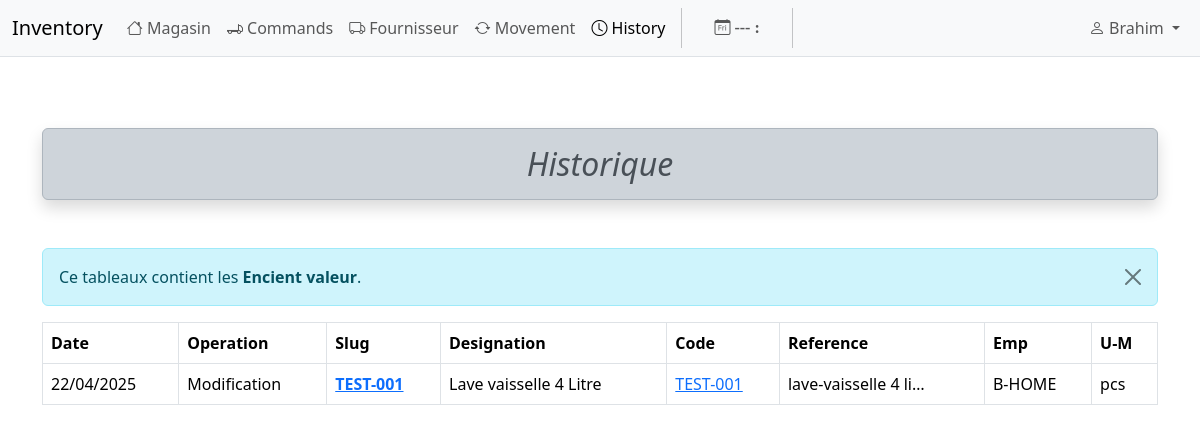
The app's page /magasin/history/3178/ (signed in), older data.
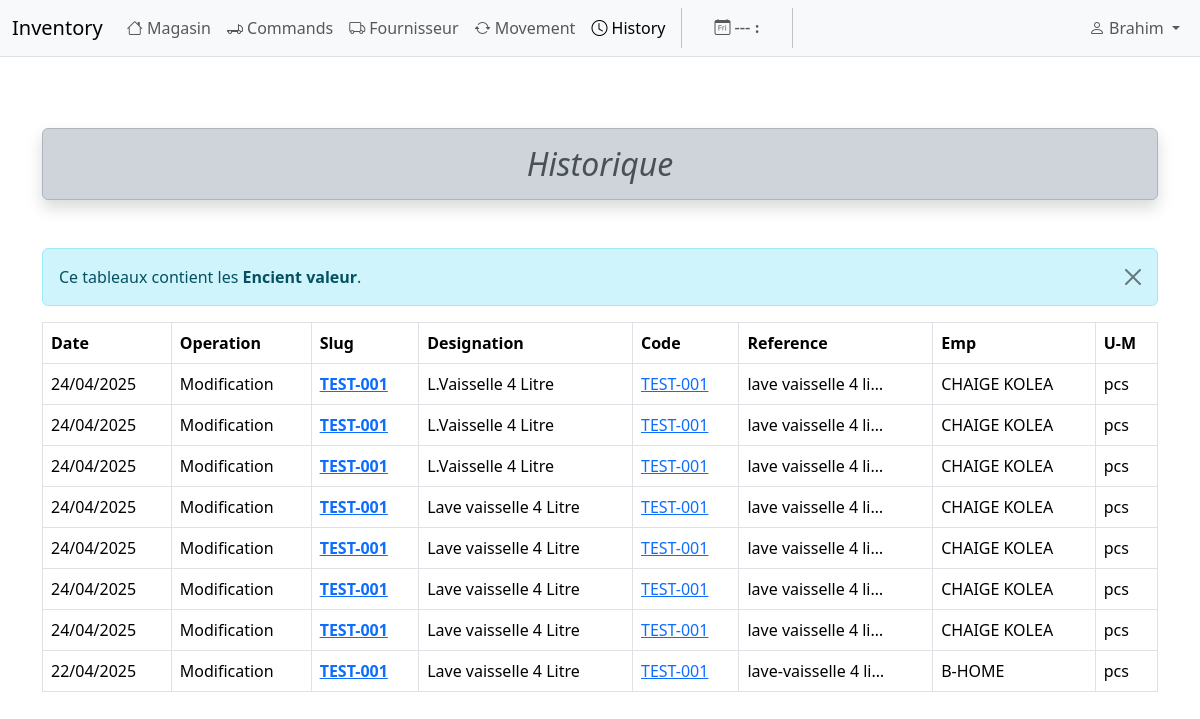
The same page, newer data.
### magasin/models.py (models this page shows, shortened)
class MagasinLog(models.Model):
    log_date = models.DateTimeField()
    operation = models.CharField(max_length=30)
    art_id = models.IntegerField(db_index=True)
    slug = models.SlugField(max_length=200, db_index=True)
    designation = models.CharField(max_length=255, db_index=True, null=True, blank=True)
    code = models.CharField(max_length=100, db_index=True, null=True, blank=True)
    ref = models.CharField(max_length=255, db_index=True, null=True, blank=True)
    umesure = models.CharField(max_length=50, null=True, blank=True)
    emp = models.CharField(max_length=50, null=True, blank=True)
    class Meta:
        ordering = ('-log_date', 'slug')

### magasin/views.py (the view)
# urls.py: path('magasin/history', views.magasin_log, name='magasin_log'),                         # article history
@login_required
def magasin_log(request, art_id=None):
    hijri = functions.hijri_()
    nbar = 'history'
    if art_id:
        articles = get_list_or_404(models.MagasinLog, art_id=art_id)
    else:
        articles = models.MagasinLog.objects.all()
    context = {'articles': articles, 'hijri': hijri, 'nbar': nbar}
    return render(request, 'magasin/article/history.html', context)

### magasin/functions.py (called while the page is built)
def hijri_():
    tday = date.today()
    hijri = HijriDate(tday.year, tday.month, tday.day, gr=True)
    return hijri

### magasin/templates/magasin/article/history.html (shortened to what this page needs)
{% extends "magasin/base.html" %}
{% load static %}
{% load widget_tweaks %}
{% block content %}
<div class="container">
    <h2 class="alert alert-dark my-5 fst-italic rounded text-center shadow">
        Historique
    </h2>
    <div class="alert alert-info alert-dismissible fade show" role="alert">
        Ce tableaux contient les <strong>Encient valeur</strong>.
        <button type="button" class="btn-close" data-bs-dismiss="alert" aria-label="Close"></button>
    </div>
    <div class="table-responsive">
    <table class="table table-bordered table-hover align-middle">
        <thead class="thead-dark">
            <tr>
                <th scope="col">Date</th>
                <th scope="col">Operation</th>
                <th scope="col">Slug</th>
                <th scope="col">Designation</th>
                <th scope="col">Code</th>
                <th scope="col">Reference</th>
                <th scope="col">Emp</th>
                <th scope="col">U-M</th>
            </tr>
        </thead>
        <tbody>
            {% for article in articles %}
            <tr>
                <td>{{ article.log_date|date:"d/m/Y" }}</td>
                <td>{{ article.operation }}</td>
                <th scope="row"><a href="{% url "magasin:magasin_log_article" article.art_id %}">
                        {{ article.slug|upper }}</a>
                </th>
                <td>{{ article.designation|truncatechars:25 }}</td>
                <td><a href="{% url "magasin:article_detail" article.art_id article.slug %}">{{ article.code }}<a></td>
                <td>{{ article.ref|truncatechars:20 }}</td>
                <td>{{ article.emp }}</td>
                <td>{{ article.umesure }}</td>
            </tr>
            {% endfor %}
        </tbody>
    </table>
    </div>
</div>
{% endblock %}

Row changes from the older to the newer data that the page shows:
added MagasinLog: log_date "24/04/2025", operation "Modification", slug "TEST-001", designation "L.Vaisselle 4 Litre", code "TEST-001", ref "lave vaisselle 4 li…", emp "CHAIGE KOLEA", umesure "pcs"
added MagasinLog: log_date "24/04/2025", operation "Modification", slug "TEST-001", designation "L.Vaisselle 4 Litre", code "TEST-001", ref "lave vaisselle 4 li…", emp "CHAIGE KOLEA", umesure "pcs"
added MagasinLog: log_date "24/04/2025", operation "Modification", slug "TEST-001", designation "L.Vaisselle 4 Litre", code "TEST-001", ref "lave vaisselle 4 li…", emp "CHAIGE KOLEA", umesure "pcs"
added MagasinLog: log_date "24/04/2025", operation "Modification", slug "TEST-001", designation "Lave vaisselle 4 Litre", code "TEST-001", ref "lave vaisselle 4 li…", emp "CHAIGE KOLEA", umesure "pcs"
added MagasinLog: log_date "24/04/2025", operation "Modification", slug "TEST-001", designation "Lave vaisselle 4 Litre", code "TEST-001", ref "lave vaisselle 4 li…", emp "CHAIGE KOLEA", umesure "pcs"
added MagasinLog: log_date "24/04/2025", operation "Modification", slug "TEST-001", designation "Lave vaisselle 4 Litre", code "TEST-001", ref "lave vaisselle 4 li…", emp "CHAIGE KOLEA", umesure "pcs"
added MagasinLog: log_date "24/04/2025", operation "Modification", slug "TEST-001", designation "Lave vaisselle 4 Litre", code "TEST-001", ref "lave vaisselle 4 li…", emp "CHAIGE KOLEA", umesure "pcs"
